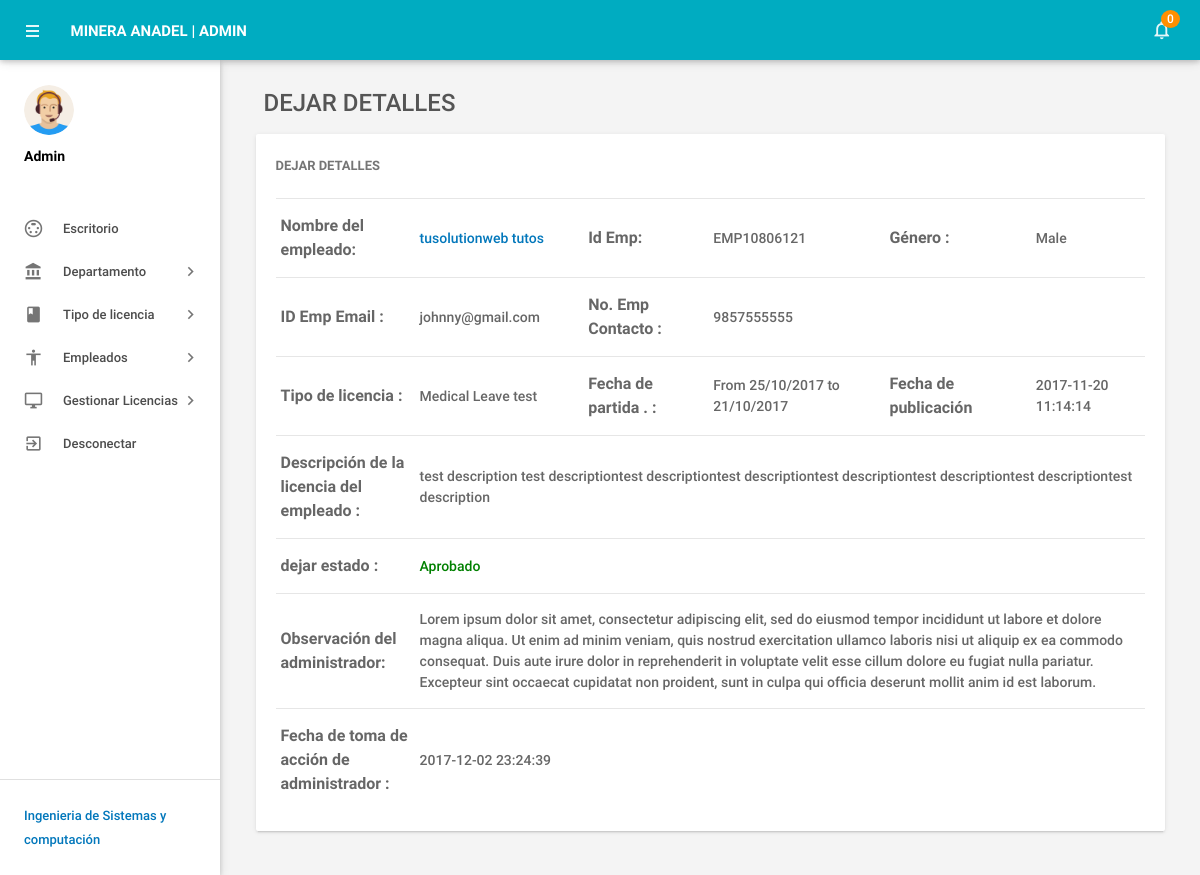
Page /admin/leave-details.php?leaveid=8 (signed in) on the committed database.
### tables this page shows
CREATE TABLE `tblleaves` (
  `id` int(11) NOT NULL,
  `LeaveType` varchar(110) NOT NULL,
  `ToDate` varchar(120) NOT NULL,
  `FromDate` varchar(120) NOT NULL,
  `Description` mediumtext NOT NULL,
  `PostingDate` timestamp NOT NULL DEFAULT CURRENT_TIMESTAMP,
  `AdminRemark` mediumtext,
  `AdminRemarkDate` varchar(120) DEFAULT NULL,
  `Status` int(1) NOT NULL,
  `IsRead` int(1) NOT NULL,
  `empid` int(11) DEFAULT NULL
);

CREATE TABLE `tblemployees` (
  `id` int(11) NOT NULL,
  `EmpId` varchar(100) NOT NULL,
  `FirstName` varchar(150) NOT NULL,
  `LastName` varchar(150) NOT NULL,
  `EmailId` varchar(200) NOT NULL,
  `Password` varchar(180) NOT NULL,
  `Gender` varchar(100) NOT NULL,
  `Dob` varchar(100) NOT NULL,
  `Department` varchar(255) NOT NULL,
  `Address` varchar(255) NOT NULL,
  `City` varchar(200) NOT NULL,
  `Country` varchar(150) NOT NULL,
  `Phonenumber` char(11) NOT NULL,
  `Status` int(1) NOT NULL,
  `RegDate` timestamp NOT NULL DEFAULT CURRENT_TIMESTAMP
);

### admin/leave-details.php (the view, shortened to what this page needs)
<?php
include('includes/config.php');
if(strlen($_SESSION['alogin'])==0)
    {
header('location:index.php');
}
else{
 ?>
<!DOCTYPE html>
<html lang="en">
    <head>
        <link type="text/css" rel="stylesheet" href="../assets/plugins/materialize/css/materialize.min.css"/>
        <link href="../assets/plugins/material-preloader/css/materialPreloader.min.css" rel="stylesheet">
        <link href="../assets/plugins/datatables/css/jquery.dataTables.min.css" rel="stylesheet">
                <link href="../assets/plugins/google-code-prettify/prettify.css" rel="stylesheet" type="text/css"/>
        <link href="../assets/css/alpha.min.css" rel="stylesheet" type="text/css"/>
        <link href="../assets/css/custom.css" rel="stylesheet" type="text/css"/>
    </head>
    <body>
       <?php include('includes/header.php');?>
       <?php include('includes/sidebar.php');?>
            <main class="mn-inner">
                <div class="row">
                    <div class="col s12">
                        <div class="page-title" style="font-size:24px;">Dejar detalles</div>
                    </div>
                    <div class="col s12 m12 l12">
                        <div class="card">
                            <div class="card-content">
                                <span class="card-title">Dejar detalles</span>
                                <table id="example" class="display responsive-table ">
                                    <tbody>
<?php
$lid=intval($_GET['leaveid']);
$sql = "SELECT tblleaves.id as lid,tblemployees.FirstName,tblemployees.LastName,tblemployees.EmpId,tblemployees.id,tblemployees.Gender,tblemployees.Phonenumber,tblemployees.EmailId,tblleaves.LeaveType,tblleaves.ToDate,tblleaves.FromDate,tblleaves.Description,tblleaves.PostingDate,tblleaves.Status,tblleaves.AdminRemark,tblleaves.AdminRemarkDate from tblleaves join tblemployees on tblleaves.empid=tblemployees.id where tblleaves.id=:lid";
$query = $dbh -> prepare($sql);
$query->bindParam(':lid',$lid,PDO::PARAM_STR);
$query->execute();
$results=$query->fetchAll(PDO::FETCH_OBJ);
$cnt=1;
if($query->rowCount() > 0)
{
foreach($results as $result)
{
      ?>
                                        <tr>
                                            <td style="font-size:16px;"> <b>Nombre del empleado:</b></td>
                                              <td><a href="editemployee.php?empid=<?php echo htmlentities($result->id);?>" target="_blank">
                                                <?php echo htmlentities($result->FirstName." ".$result->LastName);?></a></td>
                                              <td style="font-size:16px;"><b> Id Emp:</b></td>
                                              <td><?php echo htmlentities($result->EmpId);?></td>
                                              <td style="font-size:16px;"><b>Género :</b></td>
                                              <td><?php echo htmlentities($result->Gender);?></td>
                                          </tr>
                                          <tr>
                                             <td style="font-size:16px;"><b>ID Emp Email :</b></td>
                                            <td><?php echo htmlentities($result->EmailId);?></td>
                                             <td style="font-size:16px;"><b>No. Emp Contacto  :</b></td>
                                            <td><?php echo htmlentities($result->Phonenumber);?></td>
                                            <td>&nbsp;</td>
                                             <td>&nbsp;</td>
                                        </tr>
  <tr>
                                             <td style="font-size:16px;"><b>Tipo de licencia :</b></td>
                                            <td><?php echo htmlentities($result->LeaveType);?></td>
                                             <td style="font-size:16px;"><b>Fecha de partida . :</b></td>
                                            <td>From <?php echo htmlentities($result->FromDate);?> to <?php echo htmlentities($result->ToDate);?></td>
                                            <td style="font-size:16px;"><b>Fecha de publicación</b></td>
                                           <td><?php echo htmlentities($result->PostingDate);?></td>
                                        </tr>
<tr>
                                             <td style="font-size:16px;"><b>Descripción de la licencia del empleado : </b></td>
                                            <td colspan="5"><?php echo htmlentities($result->Description);?></td>
                                        </tr>
<tr>
<td style="font-size:16px;"><b>dejar estado :</b></td>
<td colspan="5"><?php $stats=$result->Status;
if($stats==1){
?>
<span style="color: green">Aprobado</span>
 <?php } if($stats==2)  { ?>
<span style="color: red">no Aprobado</span>
<?php } if($stats==0)  { ?>
 <span style="color: blue">A la espera de la aprobación</span>
 <?php } ?>
</td>
</tr>
<tr>
<td style="font-size:16px;"><b>Observación del administrador: </b></td>
<td colspan="5"><?php
if($result->AdminRemark==""){
  echo "waiting for Approval";
}
else{
echo htmlentities($result->AdminRemark);
}
?></td>
 </tr>
 <tr>
<td style="font-size:16px;"><b>Fecha de toma de acción de administrador : </b></td>
<td colspan="5"><?php
if($result->AdminRemarkDate==""){
  echo "NA";
}
else{
echo htmlentities($result->AdminRemarkDate);
}
?></td>
 </tr>
                                         <?php $cnt++;} }?>
                                    </tbody>
                                </table>
                            </div>
                        </div>
                    </div>
                </div>
            </main>
        </div>
        <div class="left-sidebar-hover"></div>
    </body>
</html>
<?php } ?>

### rows in the picture
tblleaves: tblemployees.FirstName+LastName "tusolutionweb tutos", tblemployees.EmpId "EMP10806121", tblemployees.Gender "Male", tblemployees.EmailId "johnny@gmail.com", tblemployees.Phonenumber "9857555555", LeaveType "Medical Leave test", FromDate "25/10/2017", ToDate "21/10/2017", PostingDate "2017-11-20 11:14:14", Description "test description test descriptiontest descriptiontest descriptiontest descriptiontest descriptiontest descriptiontest description", Status "Aprobado", AdminRemark "Lorem ipsum dolor sit amet, consectetur adipiscing elit, sed do eiusmod tempor incididunt ut labore et dolore magna aliqua. Ut enim ad minim veniam, quis nostrud exercitation ullamco laboris nisi ut aliquip ex ea commodo consequat. Duis aute irure dolor in reprehenderit in voluptate velit esse cillum dolore eu fugiat nulla pariatur. Excepteur sint occaecat cupidatat non proident, sunt in culpa qui officia deserunt mollit anim id est laborum.", AdminRemarkDate "2017-12-02 23:24:39"

### other values in the picture
$unreadcount "0"
